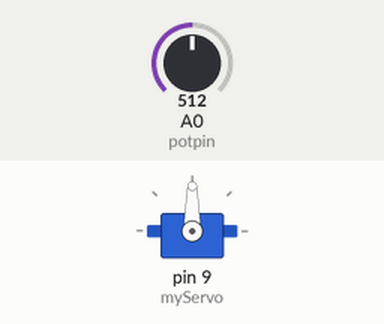
A sketch run on a simulated Arduino Uno, built with avr-gcc and run on an emulated ATmega328P. Parts: servo. The test bench sets the inputs (shaded band); at power-on: A0 (potpin) = 512.

Above: at 1.2 s.
1.3 s: A0 (potpin) set to 716
At 1.6 s:
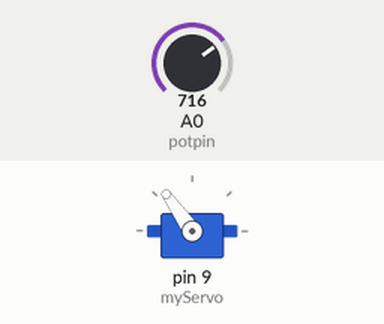
2.8 s: A0 (potpin) set to 900
At 4.0 s:
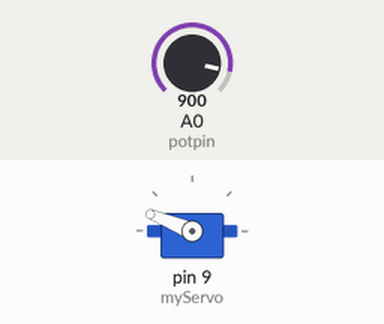
4.3 s: A0 (potpin) set to 1023
At 5.5 s:
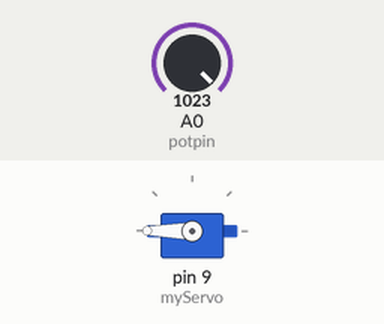
5.8 s: A0 (potpin) set to 306
At 6.9 s:
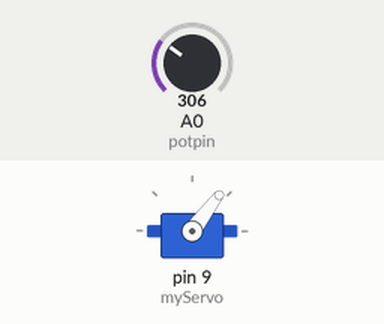
7.3 s: A0 (potpin) set to 122
At 8.3 s:
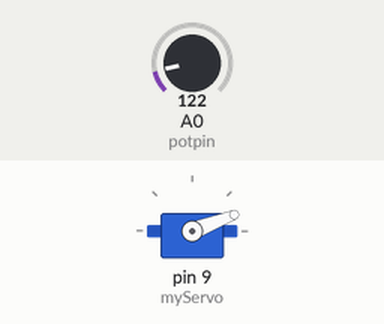
Timing chart, 0 to 9.8 s (numbered marks = the images above; inputs shaded):
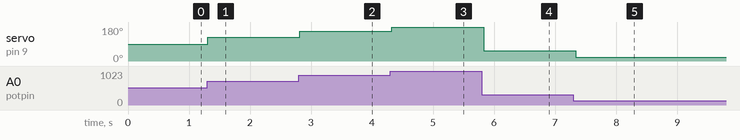

The sketch:

sketch_jan29b-servotest.ino
```cpp
// (licence header left out)
#include <Servo.h>

Servo myServo;

int potpin = 0;
int val;

void setup() {
  myServo.attach(9);
}

void loop() {
  val = analogRead(potpin);
  val = map(val, 0, 1023, 0, 180);
  myServo.write(val);
  delay(50);
}
```

Measured:
- after the input at 1.3 s, servo on pin 9 (myServo): 90° → 125° at once
- after the input at 2.8 s, servo on pin 9 (myServo): 125° → 158° at once
- after the input at 4.3 s, servo on pin 9 (myServo): 158° → 180° at once
- after the input at 5.8 s, servo on pin 9 (myServo): 180° → 53° at once
- after the input at 7.3 s, servo on pin 9 (myServo): 53° → 21° at once
